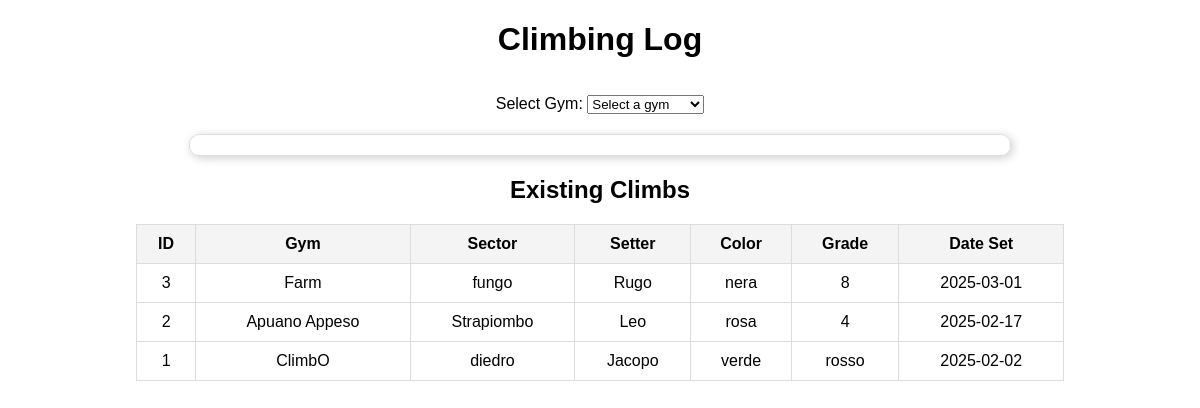
The page / on the database its author committed.
### tables this page shows
CREATE TABLE climbs (
    id INTEGER PRIMARY KEY AUTOINCREMENT,
    sector_id INTEGER NOT NULL,
    gym_id INTEGER NOT NULL,
    grade_id INTEGER NOT NULL,
    setter_id INTEGER NOT NULL,
    date_set DATE NOT NULL,
    hold_color TEXT NOT NULL,
    FOREIGN KEY (sector_id) REFERENCES sectors(id) ON DELETE CASCADE,
    FOREIGN KEY (gym_id) REFERENCES gyms(id) ON DELETE CASCADE,
    FOREIGN KEY (grade_id) REFERENCES grades(id) ON DELETE CASCADE,
    FOREIGN KEY (setter_id) REFERENCES setters(id) ON DELETE SET NULL
);

CREATE TABLE gyms (
    id INTEGER PRIMARY KEY AUTOINCREMENT,
    name TEXT UNIQUE NOT NULL,
    map_location TEXT -- Stores the file path to the gym's layout map
);

CREATE TABLE sectors (
    id INTEGER PRIMARY KEY AUTOINCREMENT,
    name TEXT NOT NULL,
    gym_id INTEGER NOT NULL,
    center_x INTEGER,
    center_y INTEGER,
    boundary_points TEXT,
    FOREIGN KEY (gym_id) REFERENCES gyms(id) ON DELETE CASCADE,
    UNIQUE (name, gym_id) -- Ensures sector names are unique within a gym
);

CREATE TABLE setters (
    id INTEGER PRIMARY KEY AUTOINCREMENT,
    name TEXT UNIQUE NOT NULL
);

CREATE TABLE grades (
    id INTEGER PRIMARY KEY AUTOINCREMENT,
    grade TEXT NOT NULL,
    gym_id INTEGER NOT NULL,
    FOREIGN KEY (gym_id) REFERENCES gyms(id) ON DELETE CASCADE,
    UNIQUE (grade, gym_id) -- Ensures grade uniqueness per gym
);

### app.py (the view)
@app.route('/')
def index():
    conn = get_db_connection()
    gyms = conn.execute("SELECT id, name FROM gyms").fetchall()
    setters = conn.execute("SELECT id, name FROM setters").fetchall()
    climbs = conn.execute("""
        SELECT climbs.id, climbs.hold_color, grades.grade, climbs.date_set,
               sectors.name AS sector_name, gyms.name AS gym_name,
               setters.name AS setter_name
        FROM climbs
        JOIN sectors ON climbs.sector_id = sectors.id
        JOIN gyms ON climbs.gym_id = gyms.id
        JOIN setters ON climbs.setter_id = setters.id
        JOIN grades ON climbs.grade_id = grades.id
        ORDER BY climbs.date_set DESC;
    """).fetchall()
    conn.close()
    return render_template('index.html', gyms=gyms, setters=setters, climbs=climbs)

### app.py (called while the page is built)
def get_db_connection():
    conn = sqlite3.connect('climbing_gym.db')
    conn.row_factory = sqlite3.Row  # Enables dictionary-like access to rows
    return conn

### templates/index.html (shortened to what this page needs)
<!DOCTYPE html>
<html lang="en">
<head>
</head>
<body>
    <h1>Climbing Log</h1>
    <label for="gym">Select Gym:</label>
    <select id="gym">
        <option value="" disabled selected>Select a gym</option>
    </select>
    <div id="gym-map-container">
    </div>
    <h2>Existing Climbs</h2>
    <table>
        <tr>
            <th>ID</th>
            <th>Gym</th>
            <th>Sector</th>
            <th>Setter</th>
            <th>Color</th>
            <th>Grade</th>
            <th>Date Set</th>
        </tr>
        {% for climb in climbs %}
        <tr>
            <td>{{ climb.id }}</td>
            <td>{{ climb.gym_name }}</td>
            <td>{{ climb.sector_name }}</td>
            <td>{{ climb.setter_name }}</td>
            <td>{{ climb.hold_color }}</td>
            <td>{{ climb.grade }}</td>
            <td>{{ climb.date_set }}</td>
        </tr>
        {% endfor %}
    </table>
</body>
</html>

### templates/index.html (style rules this page uses)
body { font-family: Arial, sans-serif; text-align: center; margin: 20px; }
select, table { margin-top: 15px; }
#gym-map-container { position: relative; max-width: 800px; margin: 20px auto; border: 1px solid #ddd; padding: 10px; border-radius: 10px; box-shadow: 2px 2px 10px rgba(0, 0, 0, 0.2); }
table { width: 80%; margin: auto; border-collapse: collapse; border: 1px solid #ddd; }
th, td { padding: 10px; border: 1px solid #ddd; }
th { background-color: #f4f4f4; }

### rows shown on the page
climbs: id "3", gym_name "Farm", sector_name "fungo", setter_name "Rugo", hold_color "nera", grade "8", date_set "2025-03-01"
climbs: id "2", gym_name "Apuano Appeso", sector_name "Strapiombo", setter_name "Leo", hold_color "rosa", grade "4", date_set "2025-02-17"
climbs: id "1", gym_name "ClimbO", sector_name "diedro", setter_name "Jacopo", hold_color "verde", grade "rosso", date_set "2025-02-02"
